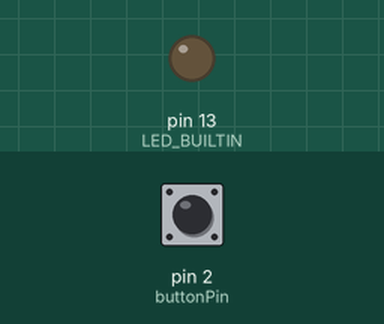
The sketch below on a simulated Arduino Leonardo, built with avr-gcc and run on an emulated ATmega32U4. On the bench: output pins drawn as LEDs (lit = HIGH). The inputs (shaded band) are chosen by the test bench; at power-on: pin 2 (buttonPin) HIGH. MIDI output is not drawn.

Above: at 2.2 s.
2.3 s: pin 2 (buttonPin) pulled LOW for 0.15 s
Timing chart, 0 to 5.3 s (numbered marks = the images above; inputs shaded):
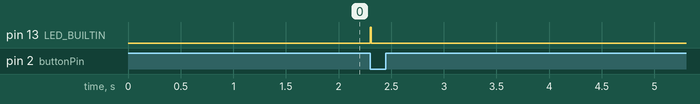

The sketch:

organ_v1.ino
```cpp
// Include the MIDI library
#include <MIDI.h>

// Override the default MIDI baudrate to
// a decoding program such as Hairless MIDI (set baudrate to 115200)
struct CustomBaudRateSettings : public MIDI_NAMESPACE::DefaultSerialSettings {
  static const long BaudRate = 38400;
};

#if defined(ARDUINO_SAM_DUE) || defined(USBCON) || defined(__MK20DX128__) || defined(__MK20DX256__) || defined(__MKL26Z64__)
    // Leonardo, Due and other USB boards use Serial1 by default.
    MIDI_NAMESPACE::SerialMIDI<HardwareSerial, CustomBaudRateSettings> serialMIDI(Serial1);
    MIDI_NAMESPACE::MidiInterface<MIDI_NAMESPACE::SerialMIDI<HardwareSerial, CustomBaudRateSettings>> MIDI((MIDI_NAMESPACE::SerialMIDI<HardwareSerial, CustomBaudRateSettings>&)serialMIDI);
#else
    MIDI_NAMESPACE::SerialMIDI<HardwareSerial, CustomBaudRateSettings> serialMIDI(Serial);
    MIDI_NAMESPACE::MidiInterface<MIDI_NAMESPACE::SerialMIDI<HardwareSerial, CustomBaudRateSettings>> MIDI((MIDI_NAMESPACE::SerialMIDI<HardwareSerial, CustomBaudRateSettings>&)serialMIDI);
#endif

// Pin to which the momentary switch is connected
const int buttonPin = 2;

// Variables to hold the button state
int buttonState = HIGH;
int lastButtonState = HIGH;

// Variable to store the MIDI note number (e.g., C4)
const int midiNote = 60;

void setup() {
  // Set the button pin as input
  pinMode(buttonPin, INPUT_PULLUP);
  pinMode(LED_BUILTIN, OUTPUT);

  // Initialize the MIDI library
  MIDI.begin(MIDI_CHANNEL_OMNI);

  // Allow time for MIDI device to be recognized
  delay(1000);

  // Print a message to the serial monitor
  //Serial.println("MIDI device is ready!");
}

void loop() {
  // Read the button state
  buttonState = digitalRead(buttonPin);

  // Check if the button state has changed
  if (buttonState != lastButtonState) {
    digitalWrite(LED_BUILTIN, HIGH);  // turn the LED on (HIGH is the voltage level)
    // If the button is pressed (closed)
    if (buttonState == LOW) {
      // Send a MIDI note-on message (note number, velocity, channel)
      MIDI.sendNoteOn(midiNote, 127, 1);
      delay(10);                      // wait for a second
    } else {
      // Send a MIDI note-off message (note number, velocity, channel)
      MIDI.sendNoteOff(midiNote, 0, 1);
    }

    digitalWrite(LED_BUILTIN, LOW);   // turn the LED off by making the voltage LOW
    // Update the last button state
    lastButtonState = buttonState;
  }
}
```

Measured:
- after the input at 2.3 s, pin 13 (LED_BUILTIN): LOW → HIGH at once, → LOW 0.01 s later
